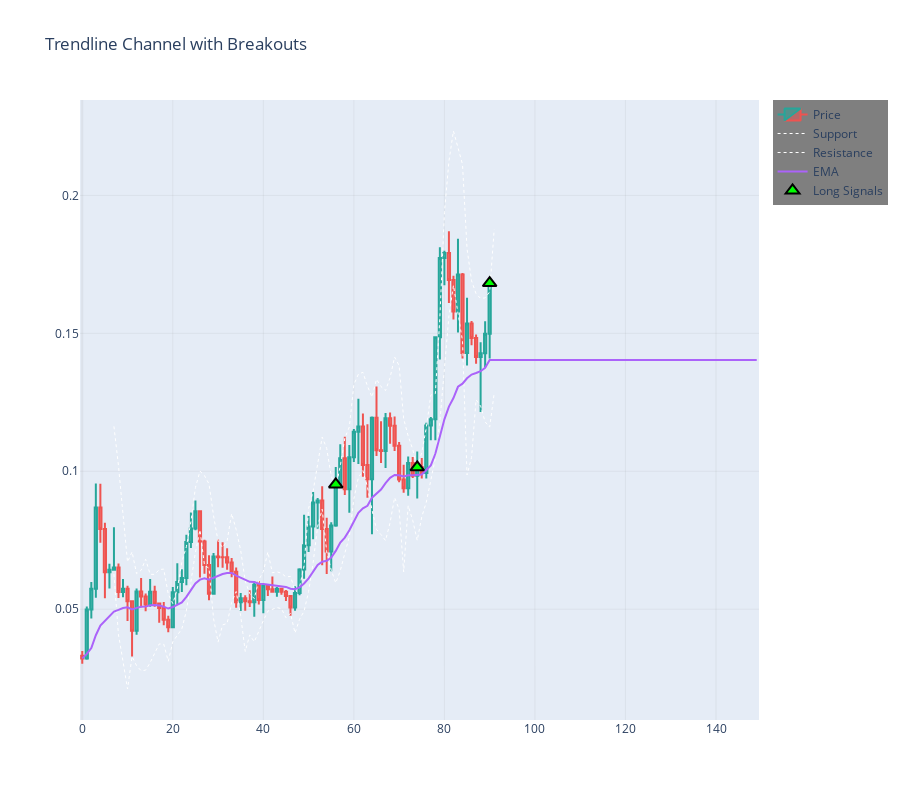

The notebook cell saved with this chart:
### Code cell
def plot_channel_with_breakout(data, open_prices, high_prices, low_prices, close_prices, lookback: int = 7):
    # Calculate trendlines using your original algorithm
    s_tl, r_tl, signals, ema, r_slopes, s_slopes = trendline_breakout_hl(data, lookback)
    
    # Create the main figure
    fig = go.Figure()
    
    # Add candlestick chart
    fig.add_trace(
        go.Candlestick(
            x=np.arange(len(close_prices)),
            open=open_prices,
            high=high_prices,
            low=low_prices,
            close=close_prices,
            increasing_line_color='#26A69A',  # Green candles
            decreasing_line_color='#EF5350',  # Red candles
            name='Price'
        )
    )
    
    # Add support trendline
    fig.add_trace(
        go.Scatter(
            x=np.arange(len(s_tl)),
            y=s_tl,
            mode='lines',
            name='Support',
            line=dict(color='white', width=1, dash='dot'),
            showlegend=True
        )
    )
    
    # Add resistance trendline
    fig.add_trace(
        go.Scatter(
            x=np.arange(len(r_tl)),
            y=r_tl,
            mode='lines',
            name='Resistance',
            line=dict(color='white', width=1, dash='dot'),
            showlegend=True
        )
    )
    
    # Add EMA
    fig.add_trace(
        go.Scatter(
            x=np.arange(len(ema)),
            y=ema,
            mode='lines',
            name='EMA',
            showlegend=True
        )
    )
    
    # Find long and short signals directly
    long_idx = np.where(signals == 1)[0]
    long_values = close_prices[long_idx]
    
    short_idx = np.where(signals == -1)[0]
    short_values = close_prices[short_idx]
    
    # Add markers for long signals (up arrows)
    if len(long_idx) > 0:
        fig.add_trace(
            go.Scatter(
                x=long_idx,
                y=long_values,
                mode='markers',
                name='Long Signals',
                marker=dict(
                    size=12,
                    symbol='triangle-up',
                    color='lime',
                    line=dict(color='black', width=2)
                ),
                showlegend=True
            )
        )
    
    # Add markers for short signals (down arrows)
    if len(short_idx) > 0:
        fig.add_trace(
            go.Scatter(
                x=short_idx,
                y=short_values,
                mode='markers',
                name='Short Signals',
                marker=dict(
                    size=12,
                    symbol='triangle-down',
                    color='red',
                    line=dict(color='black', width=2)
                ),
                showlegend=True
            )
        )
    
    # Update layout
    fig.update_layout(
        title='Trendline Channel with Breakouts',
        xaxis_rangeslider_visible=False,
        height=800,
        yaxis=dict(
            gridcolor='rgba(128,128,128,0.1)',
            zerolinecolor='rgba(128,128,128,0.1)',
        ),
        xaxis=dict(
            gridcolor='rgba(128,128,128,0.1)',
            zerolinecolor='rgba(128,128,128,0.1)',
        ),
        showlegend=True,
        legend=dict(
            bgcolor='rgba(0,0,0,0.5)',
            bordercolor='rgba(255,255,255,0.2)'
        )
    )
    
    return fig
# ticker_data = data['DEEP/USDT:USDT']
# # Usage remains the same
# fig = plot_channel_with_breakout(ticker_data,
#     open_prices=ticker_data['Open'],
#     high_prices=ticker_data['High'],
#     low_prices=ticker_data['Low'],
#     close_prices=ticker_data['Close']
# )

# fig

### Figure 1 — Plotly figure (JSON) as saved in the notebook; plotly's stock layout.template omitted (floating-point values rounded to 4 significant figures; data arrays with more than 128 entries replaced by an {"elided": "..."} marker saying what was removed)
{"data": [{"close": {"elided": "150 float values"}, "decreasing": {"line": {"color": "#EF5350"}}, "high": {"elided": "150 float values"}, "increasing": {"line": {"color": "#26A69A"}}, "low": {"elided": "150 float values"}, "name": "Price", "open": {"elided": "150 float values"}, "type": "candlestick", "x": {"elided": "150 int values"}}, {"line": {"color": "white", "dash": "dot", "width": 1}, "mode": "lines", "name": "Support", "showlegend": true, "type": "scatter", "x": {"elided": "150 int values"}, "y": {"elided": "150 float values"}}, {"line": {"color": "white", "dash": "dot", "width": 1}, "mode": "lines", "name": "Resistance", "showlegend": true, "type": "scatter", "x": {"elided": "150 int values"}, "y": {"elided": "150 float values"}}, {"mode": "lines", "name": "EMA", "showlegend": true, "type": "scatter", "x": {"elided": "150 int values"}, "y": {"elided": "150 float values"}}, {"marker": {"color": "lime", "line": {"color": "black", "width": 2}, "size": 12, "symbol": "triangle-up"}, "mode": "markers", "name": "Long Signals", "showlegend": true, "type": "scatter", "x": [56, 74, 90], "y": [0.09524, 0.1014, 0.1682]}], "layout": {"height": 800, "legend": {"bgcolor": "rgba(0,0,0,0.5)", "bordercolor": "rgba(255,255,255,0.2)"}, "showlegend": true, "title": {"text": "Trendline Channel with Breakouts"}, "xaxis": {"gridcolor": "rgba(128,128,128,0.1)", "rangeslider": {"visible": false}, "zerolinecolor": "rgba(128,128,128,0.1)"}, "yaxis": {"gridcolor": "rgba(128,128,128,0.1)", "zerolinecolor": "rgba(128,128,128,0.1)"}}}
